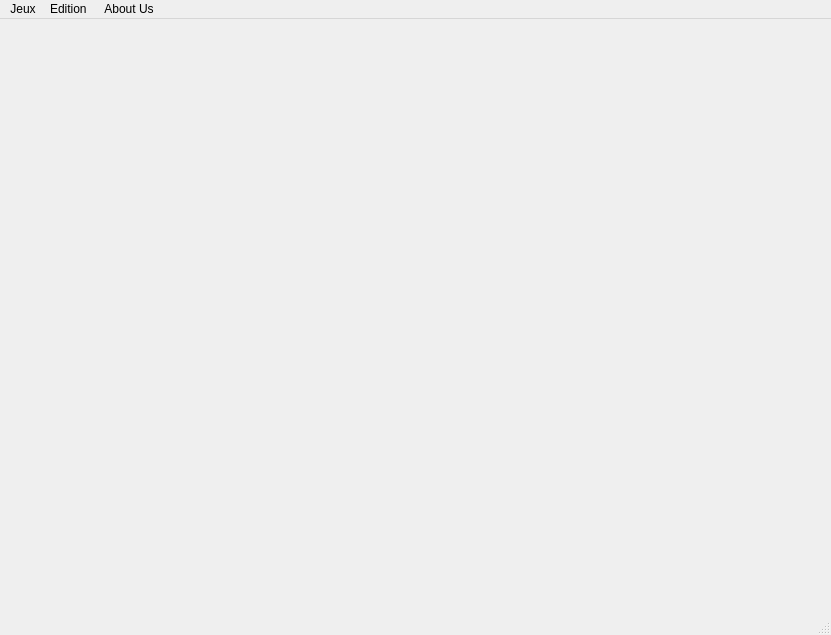
<?xml version="1.0" encoding="UTF-8"?>
<ui version="4.0">
 <class>FunDomino</class>
 <widget class="QMainWindow" name="FunDomino">
  <property name="geometry">
   <rect>
    <x>0</x>
    <y>0</y>
    <width>831</width>
    <height>635</height>
   </rect>
  </property>
  <property name="windowTitle">
   <string>MainWindow</string>
  </property>
  <property name="styleSheet">
   <string notr="true">background-image: url(fond.jpg);</string>
  </property>
  <widget class="QWidget" name="centralwidget">
   <widget class="QWidget" name="terain" native="true">
    <property name="geometry">
     <rect>
      <x>0</x>
      <y>0</y>
      <width>821</width>
      <height>591</height>
     </rect>
    </property>
    <property name="autoFillBackground">
     <bool>false</bool>
    </property>
    <property name="styleSheet">
     <string notr="true"/>
    </property>
    <widget class="QWidget" name="terrainJeu" native="true">
     <property name="geometry">
      <rect>
       <x>0</x>
       <y>0</y>
       <width>821</width>
       <height>511</height>
      </rect>
     </property>
     <widget class="QWidget" name="gridLayoutWidget">
      <property name="geometry">
       <rect>
        <x>30</x>
        <y>10</y>
        <width>751</width>
        <height>491</height>
       </rect>
      </property>
      <layout class="QGridLayout" name="gridLayout"/>
     </widget>
    </widget>
    <widget class="QWidget" name="joueur1" native="true">
     <property name="geometry">
      <rect>
       <x>280</x>
       <y>520</y>
       <width>531</width>
       <height>71</height>
      </rect>
     </property>
    </widget>
    <widget class="QLabel" name="label">
     <property name="geometry">
      <rect>
       <x>10</x>
       <y>510</y>
       <width>161</width>
       <height>41</height>
      </rect>
     </property>
     <property name="text">
      <string/>
     </property>
    </widget>
   </widget>
  </widget>
  <widget class="QMenuBar" name="menubar">
   <property name="geometry">
    <rect>
     <x>0</x>
     <y>0</y>
     <width>831</width>
     <height>22</height>
    </rect>
   </property>
   <widget class="QMenu" name="menuJeux">
    <property name="title">
     <string>Jeux</string>
    </property>
    <addaction name="actionNouveau"/>
    <addaction name="separator"/>
    <addaction name="actionQuiter"/>
   </widget>
   <widget class="QMenu" name="menuEdition">
    <property name="title">
     <string>Edition </string>
    </property>
    <addaction name="actionCouleur"/>
   </widget>
   <widget class="QMenu" name="menuAbout_Us">
    <property name="title">
     <string>About Us</string>
    </property>
    <addaction name="actionAbout_Us"/>
    <addaction name="separator"/>
    <addaction name="actionAbout_Qt"/>
   </widget>
   <addaction name="menuJeux"/>
   <addaction name="menuEdition"/>
   <addaction name="menuAbout_Us"/>
  </widget>
  <widget class="QStatusBar" name="statusbar"/>
  <action name="actionNouveau">
   <property name="text">
    <string>Nouveau</string>
   </property>
  </action>
  <action name="actionQuiter">
   <property name="text">
    <string>Quiter</string>
   </property>
   <property name="shortcut">
    <string>Ctrl+Q</string>
   </property>
  </action>
  <action name="actionCouleur">
   <property name="text">
    <string>Couleur </string>
   </property>
  </action>
  <action name="actionAbout_Us">
   <property name="text">
    <string>About Us</string>
   </property>
  </action>
  <action name="actionAbout_Qt">
   <property name="text">
    <string>About Qt</string>
   </property>
  </action>
 </widget>
 <resources/>
 <connections>
  <connection>
   <sender>actionQuiter</sender>
   <signal>triggered()</signal>
   <receiver>FunDomino</receiver>
   <slot>close()</slot>
   <hints>
    <hint type="sourcelabel">
     <x>-1</x>
     <y>-1</y>
    </hint>
    <hint type="destinationlabel">
     <x>399</x>
     <y>299</y>
    </hint>
   </hints>
  </connection>
 </connections>
</ui>
